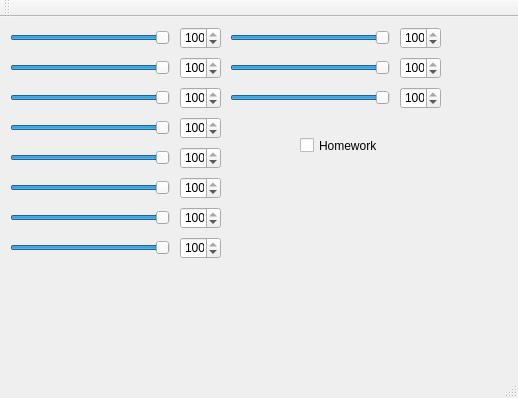
<?xml version="1.0" encoding="UTF-8"?>
<ui version="4.0">
 <class>MainWindow</class>
 <widget class="QMainWindow" name="MainWindow">
  <property name="geometry">
   <rect>
    <x>0</x>
    <y>0</y>
    <width>518</width>
    <height>398</height>
   </rect>
  </property>
  <property name="windowTitle">
   <string>MainWindow</string>
  </property>
  <widget class="QWidget" name="centralWidget">
   <widget class="QSlider" name="horizontalSlider">
    <property name="geometry">
     <rect>
      <x>10</x>
      <y>10</y>
      <width>160</width>
      <height>22</height>
     </rect>
    </property>
    <property name="minimum">
     <number>0</number>
    </property>
    <property name="maximum">
     <number>100</number>
    </property>
    <property name="sliderPosition">
     <number>100</number>
    </property>
    <property name="orientation">
     <enum>Qt::Horizontal</enum>
    </property>
   </widget>
   <widget class="QSlider" name="horizontalSlider_2">
    <property name="geometry">
     <rect>
      <x>10</x>
      <y>40</y>
      <width>160</width>
      <height>22</height>
     </rect>
    </property>
    <property name="minimum">
     <number>0</number>
    </property>
    <property name="maximum">
     <number>100</number>
    </property>
    <property name="sliderPosition">
     <number>100</number>
    </property>
    <property name="orientation">
     <enum>Qt::Horizontal</enum>
    </property>
   </widget>
   <widget class="QSlider" name="horizontalSlider_3">
    <property name="geometry">
     <rect>
      <x>10</x>
      <y>70</y>
      <width>160</width>
      <height>22</height>
     </rect>
    </property>
    <property name="minimum">
     <number>0</number>
    </property>
    <property name="maximum">
     <number>100</number>
    </property>
    <property name="sliderPosition">
     <number>100</number>
    </property>
    <property name="orientation">
     <enum>Qt::Horizontal</enum>
    </property>
   </widget>
   <widget class="QSlider" name="horizontalSlider_4">
    <property name="geometry">
     <rect>
      <x>10</x>
      <y>100</y>
      <width>160</width>
      <height>22</height>
     </rect>
    </property>
    <property name="minimum">
     <number>0</number>
    </property>
    <property name="maximum">
     <number>100</number>
    </property>
    <property name="sliderPosition">
     <number>100</number>
    </property>
    <property name="orientation">
     <enum>Qt::Horizontal</enum>
    </property>
   </widget>
   <widget class="QSlider" name="horizontalSlider_5">
    <property name="geometry">
     <rect>
      <x>10</x>
      <y>130</y>
      <width>160</width>
      <height>22</height>
     </rect>
    </property>
    <property name="minimum">
     <number>0</number>
    </property>
    <property name="maximum">
     <number>100</number>
    </property>
    <property name="sliderPosition">
     <number>100</number>
    </property>
    <property name="orientation">
     <enum>Qt::Horizontal</enum>
    </property>
   </widget>
   <widget class="QSlider" name="horizontalSlider_6">
    <property name="geometry">
     <rect>
      <x>10</x>
      <y>160</y>
      <width>160</width>
      <height>22</height>
     </rect>
    </property>
    <property name="minimum">
     <number>0</number>
    </property>
    <property name="maximum">
     <number>100</number>
    </property>
    <property name="sliderPosition">
     <number>100</number>
    </property>
    <property name="orientation">
     <enum>Qt::Horizontal</enum>
    </property>
   </widget>
   <widget class="QSlider" name="horizontalSlider_7">
    <property name="geometry">
     <rect>
      <x>10</x>
      <y>190</y>
      <width>160</width>
      <height>22</height>
     </rect>
    </property>
    <property name="minimum">
     <number>0</number>
    </property>
    <property name="maximum">
     <number>100</number>
    </property>
    <property name="sliderPosition">
     <number>100</number>
    </property>
    <property name="orientation">
     <enum>Qt::Horizontal</enum>
    </property>
   </widget>
   <widget class="QSlider" name="horizontalSlider_8">
    <property name="geometry">
     <rect>
      <x>10</x>
      <y>220</y>
      <width>160</width>
      <height>22</height>
     </rect>
    </property>
    <property name="minimum">
     <number>0</number>
    </property>
    <property name="maximum">
     <number>100</number>
    </property>
    <property name="sliderPosition">
     <number>100</number>
    </property>
    <property name="orientation">
     <enum>Qt::Horizontal</enum>
    </property>
   </widget>
   <widget class="QSlider" name="horizontalSlider_9">
    <property name="geometry">
     <rect>
      <x>230</x>
      <y>10</y>
      <width>160</width>
      <height>22</height>
     </rect>
    </property>
    <property name="minimum">
     <number>0</number>
    </property>
    <property name="maximum">
     <number>100</number>
    </property>
    <property name="sliderPosition">
     <number>100</number>
    </property>
    <property name="orientation">
     <enum>Qt::Horizontal</enum>
    </property>
   </widget>
   <widget class="QSlider" name="horizontalSlider_10">
    <property name="geometry">
     <rect>
      <x>230</x>
      <y>40</y>
      <width>160</width>
      <height>22</height>
     </rect>
    </property>
    <property name="minimum">
     <number>0</number>
    </property>
    <property name="maximum">
     <number>100</number>
    </property>
    <property name="sliderPosition">
     <number>100</number>
    </property>
    <property name="orientation">
     <enum>Qt::Horizontal</enum>
    </property>
   </widget>
   <widget class="QSlider" name="horizontalSlider_11">
    <property name="geometry">
     <rect>
      <x>230</x>
      <y>70</y>
      <width>160</width>
      <height>22</height>
     </rect>
    </property>
    <property name="minimum">
     <number>0</number>
    </property>
    <property name="maximum">
     <number>100</number>
    </property>
    <property name="sliderPosition">
     <number>100</number>
    </property>
    <property name="orientation">
     <enum>Qt::Horizontal</enum>
    </property>
   </widget>
   <widget class="QSpinBox" name="spinBox">
    <property name="geometry">
     <rect>
      <x>180</x>
      <y>10</y>
      <width>41</width>
      <height>22</height>
     </rect>
    </property>
    <property name="maximum">
     <number>100</number>
    </property>
    <property name="value">
     <number>100</number>
    </property>
   </widget>
   <widget class="QSpinBox" name="spinBox_2">
    <property name="geometry">
     <rect>
      <x>180</x>
      <y>40</y>
      <width>41</width>
      <height>22</height>
     </rect>
    </property>
    <property name="maximum">
     <number>100</number>
    </property>
    <property name="value">
     <number>100</number>
    </property>
   </widget>
   <widget class="QSpinBox" name="spinBox_3">
    <property name="geometry">
     <rect>
      <x>180</x>
      <y>70</y>
      <width>41</width>
      <height>22</height>
     </rect>
    </property>
    <property name="maximum">
     <number>100</number>
    </property>
    <property name="value">
     <number>100</number>
    </property>
   </widget>
   <widget class="QSpinBox" name="spinBox_4">
    <property name="geometry">
     <rect>
      <x>180</x>
      <y>100</y>
      <width>41</width>
      <height>22</height>
     </rect>
    </property>
    <property name="maximum">
     <number>100</number>
    </property>
    <property name="value">
     <number>100</number>
    </property>
   </widget>
   <widget class="QSpinBox" name="spinBox_5">
    <property name="geometry">
     <rect>
      <x>180</x>
      <y>130</y>
      <width>41</width>
      <height>22</height>
     </rect>
    </property>
    <property name="maximum">
     <number>100</number>
    </property>
    <property name="value">
     <number>100</number>
    </property>
   </widget>
   <widget class="QSpinBox" name="spinBox_6">
    <property name="geometry">
     <rect>
      <x>180</x>
      <y>160</y>
      <width>41</width>
      <height>22</height>
     </rect>
    </property>
    <property name="maximum">
     <number>100</number>
    </property>
    <property name="value">
     <number>100</number>
    </property>
   </widget>
   <widget class="QSpinBox" name="spinBox_7">
    <property name="geometry">
     <rect>
      <x>180</x>
      <y>190</y>
      <width>41</width>
      <height>22</height>
     </rect>
    </property>
    <property name="maximum">
     <number>100</number>
    </property>
    <property name="value">
     <number>100</number>
    </property>
   </widget>
   <widget class="QSpinBox" name="spinBox_8">
    <property name="geometry">
     <rect>
      <x>180</x>
      <y>220</y>
      <width>41</width>
      <height>22</height>
     </rect>
    </property>
    <property name="maximum">
     <number>100</number>
    </property>
    <property name="value">
     <number>100</number>
    </property>
   </widget>
   <widget class="QSpinBox" name="spinBox_9">
    <property name="geometry">
     <rect>
      <x>400</x>
      <y>10</y>
      <width>41</width>
      <height>22</height>
     </rect>
    </property>
    <property name="maximum">
     <number>100</number>
    </property>
    <property name="value">
     <number>100</number>
    </property>
   </widget>
   <widget class="QSpinBox" name="spinBox_10">
    <property name="geometry">
     <rect>
      <x>400</x>
      <y>40</y>
      <width>41</width>
      <height>22</height>
     </rect>
    </property>
    <property name="maximum">
     <number>100</number>
    </property>
    <property name="value">
     <number>100</number>
    </property>
   </widget>
   <widget class="QSpinBox" name="spinBox_11">
    <property name="geometry">
     <rect>
      <x>400</x>
      <y>70</y>
      <width>41</width>
      <height>22</height>
     </rect>
    </property>
    <property name="maximum">
     <number>100</number>
    </property>
    <property name="value">
     <number>100</number>
    </property>
   </widget>
   <widget class="QCheckBox" name="checkBox">
    <property name="geometry">
     <rect>
      <x>300</x>
      <y>120</y>
      <width>81</width>
      <height>17</height>
     </rect>
    </property>
    <property name="text">
     <string>Homework 8</string>
    </property>
   </widget>
  </widget>
  <widget class="QMenuBar" name="menuBar">
   <property name="geometry">
    <rect>
     <x>0</x>
     <y>0</y>
     <width>518</width>
     <height>21</height>
    </rect>
   </property>
  </widget>
  <widget class="QToolBar" name="mainToolBar">
   <attribute name="toolBarArea">
    <enum>TopToolBarArea</enum>
   </attribute>
   <attribute name="toolBarBreak">
    <bool>false</bool>
   </attribute>
  </widget>
  <widget class="QStatusBar" name="statusBar"/>
 </widget>
 <layoutdefault spacing="6" margin="11"/>
 <resources/>
 <connections/>
</ui>
